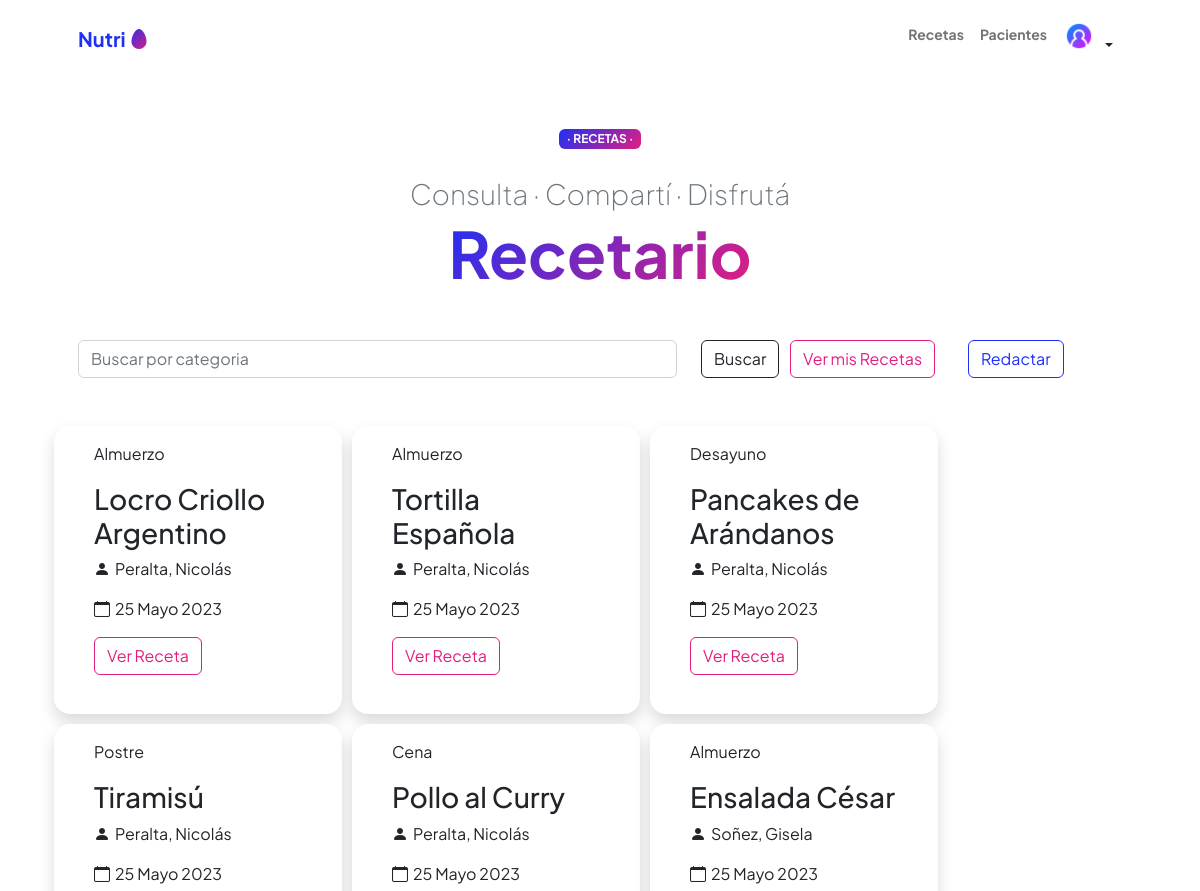
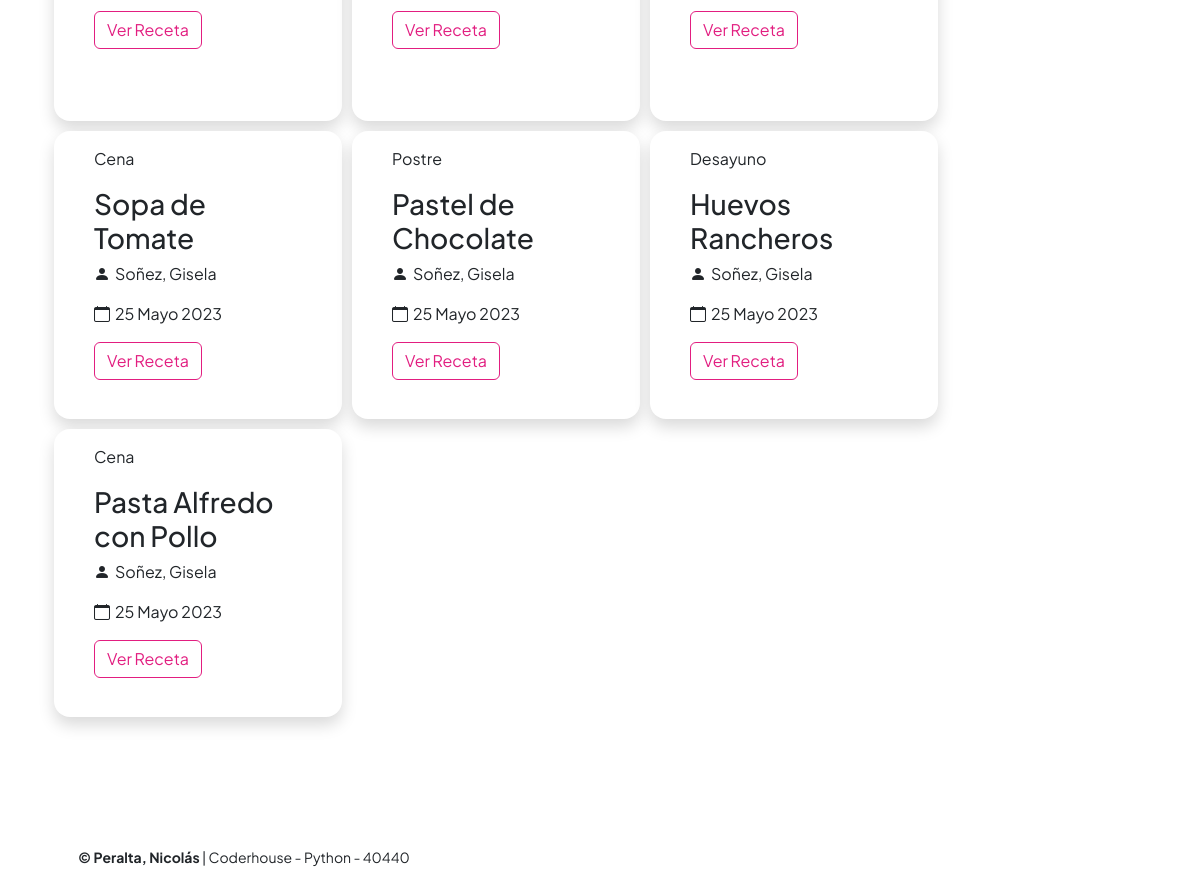
The page /recetas/ (signed in) on the database its author committed (2 pictures, top to bottom).
### recetas/models.py (models this page shows, shortened)
class recetas(models.Model):
    autor = models.ForeignKey(User, on_delete=models.SET_NULL, null=True)
    fecha = models.DateField(null=True)
    titulo = models.CharField(max_length=50)
    categoria = models.CharField(max_length=50, null=True)
    ingredientes = models.TextField()
    detalle = models.TextField()

### recetas/views.py (the view)
# urls.py: path('recetas/', views.vista_recetas, name="recetas"),
def vista_recetas(request):
    contexto = {
        "recetas": recetas.objects.all(),
    }
    http_response = render(
        request=request,
        template_name='recetas/recetas.html',
        context=contexto,
    )
    return http_response

### recetas/templates/recetas/recetas.html (shortened to what this page needs)
{% extends 'agenda/base.html' %}
  {% block contenido%}
      <div class="text-center text-xxl-start">
          <div class="badge bg-gradient-primary-to-secondary text-white mb-4"><div class="text-uppercase"> &middot; Recetas &middot;</div></div>
          <div class="fs-3 fw-light text-muted">Consulta  &middot; Compartí &middot; Disfrutá</div>
          <h1 class="display-3 fw-bolder mb-5"><span class="text-gradient d-inline">Recetario</span></h1>
      </div>
        <form action="{% url 'recetas_buscar' %}" method="post">
          <div class="row">
            <div class="col-sm-7">
                <input type="text" class="form-control " placeholder="Buscar por categoria" name="busqueda">
            </div>
            <div class="col-sm-1">
              <input type="submit" class="btn btn-outline-dark btn-md mb-5" value="Buscar">
            </div>
            {% if user.is_authenticated %}
            <div class="col">
              <a class="btn btn-outline-secondary btn-md mb-5" href="{% url 'recetas_autor'%}"> Ver mis Recetas</a>
            </div>
            <div class="col">
              <a class="btn btn-outline-primary btn-md mb-5" href="{% url 'recetas_agregar' %}"> Redactar</a>
            </div>
            {%endif%}
          </div>
        </form>
      {% for receta in recetas %}
      <div class="card shadow border-0 rounded-4 " style="height: 18rem; width: 18rem; margin-right: 10px; margin-bottom: 10px;">
        <div class="card-body">
          <p class="card-text">{{ receta.categoria }}</p>
          <h3 class="card-title">{{ receta.titulo }}</h3>
          <p class="card-text"><i class="bi bi-person-fill" style="margin-right: 5px;"></i>{{ receta.autor.last_name}}, {{ receta.autor.first_name}}</p>
          <p class="card-text"><i class="bi bi-calendar" style="margin-right: 5px;"></i>{{ receta.fecha}}</p>
          <a href="{% url 'recetas_detalle' receta.id%}" class="btn btn-outline-secondary">Ver Receta</a>
        </div>
      </div>
      {% endfor %}
  {% endblock contenido%}

### rows shown on the page
recetas: categoria "Almuerzo", titulo "Locro Criollo Argentino", autor.last_name "Peralta", autor.first_name "Nicolás", fecha "25 Mayo 2023"
recetas: categoria "Almuerzo", titulo "Tortilla Española", autor.last_name "Peralta", autor.first_name "Nicolás", fecha "25 Mayo 2023"
recetas: categoria "Desayuno", titulo "Pancakes de Arándanos", autor.last_name "Peralta", autor.first_name "Nicolás", fecha "25 Mayo 2023"
recetas: categoria "Postre", titulo "Tiramisú", autor.last_name "Peralta", autor.first_name "Nicolás", fecha "25 Mayo 2023"
recetas: categoria "Cena", titulo "Pollo al Curry", autor.last_name "Peralta", autor.first_name "Nicolás", fecha "25 Mayo 2023"
recetas: categoria "Almuerzo", titulo "Ensalada César", autor.last_name "Soñez", autor.first_name "Gisela", fecha "25 Mayo 2023"
recetas: categoria "Cena", titulo "Sopa de Tomate", autor.last_name "Soñez", autor.first_name "Gisela", fecha "25 Mayo 2023"
recetas: categoria "Postre", titulo "Pastel de Chocolate", autor.last_name "Soñez", autor.first_name "Gisela", fecha "25 Mayo 2023"
recetas: categoria "Desayuno", titulo "Huevos Rancheros", autor.last_name "Soñez", autor.first_name "Gisela", fecha "25 Mayo 2023"
recetas: categoria "Cena", titulo "Pasta Alfredo con Pollo", autor.last_name "Soñez", autor.first_name "Gisela", fecha "25 Mayo 2023"
